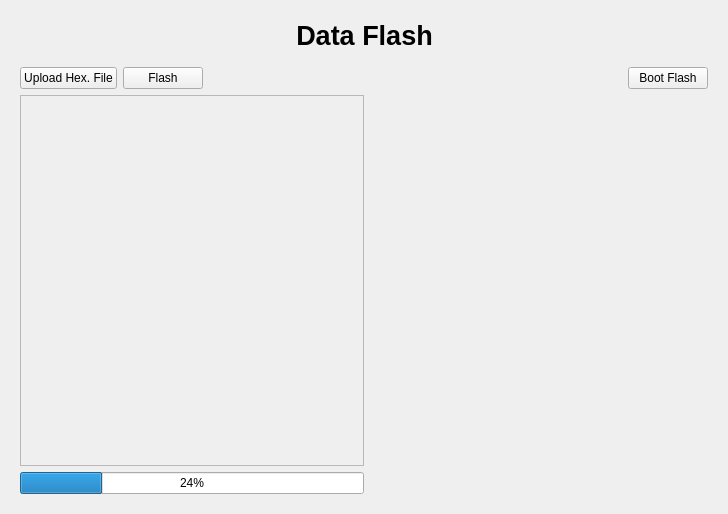
<?xml version="1.0" encoding="UTF-8"?>
<ui version="4.0">
 <class>Form</class>
 <widget class="QWidget" name="Form">
  <property name="geometry">
   <rect>
    <x>0</x>
    <y>0</y>
    <width>728</width>
    <height>514</height>
   </rect>
  </property>
  <property name="windowTitle">
   <string>Form</string>
  </property>
  <layout class="QVBoxLayout" name="verticalLayout_2">
   <item>
    <widget class="QWidget" name="boot_box" native="true">
     <layout class="QVBoxLayout" name="verticalLayout_3">
      <item>
       <layout class="QHBoxLayout" name="horizontalLayout">
        <property name="bottomMargin">
         <number>10</number>
        </property>
        <item>
         <spacer name="horizontalSpacer">
          <property name="orientation">
           <enum>Qt::Horizontal</enum>
          </property>
          <property name="sizeHint" stdset="0">
           <size>
            <width>40</width>
            <height>20</height>
           </size>
          </property>
         </spacer>
        </item>
        <item>
         <widget class="QLabel" name="flash_lbl">
          <property name="font">
           <font>
            <pointsize>20</pointsize>
            <weight>75</weight>
            <bold>true</bold>
           </font>
          </property>
          <property name="text">
           <string>Data Flash</string>
          </property>
          <property name="alignment">
           <set>Qt::AlignCenter</set>
          </property>
         </widget>
        </item>
        <item>
         <spacer name="horizontalSpacer_2">
          <property name="orientation">
           <enum>Qt::Horizontal</enum>
          </property>
          <property name="sizeHint" stdset="0">
           <size>
            <width>40</width>
            <height>20</height>
           </size>
          </property>
         </spacer>
        </item>
       </layout>
      </item>
      <item>
       <layout class="QHBoxLayout" name="horizontalLayout_2">
        <item>
         <widget class="QPushButton" name="upload_btn">
          <property name="cursor">
           <cursorShape>PointingHandCursor</cursorShape>
          </property>
          <property name="text">
           <string>Upload Hex. File</string>
          </property>
          <property name="icon">
           <iconset resource="../lib/assets/res_rc.qrc">
            <normaloff>:/images/upload.png</normaloff>:/images/upload.png</iconset>
          </property>
         </widget>
        </item>
        <item>
         <widget class="QPushButton" name="flash_btn">
          <property name="cursor">
           <cursorShape>PointingHandCursor</cursorShape>
          </property>
          <property name="text">
           <string>Flash</string>
          </property>
          <property name="icon">
           <iconset resource="../lib/assets/res_rc.qrc">
            <normaloff>:/images/flash.png</normaloff>:/images/flash.png</iconset>
          </property>
         </widget>
        </item>
        <item>
         <spacer name="horizontalSpacer_3">
          <property name="orientation">
           <enum>Qt::Horizontal</enum>
          </property>
          <property name="sizeHint" stdset="0">
           <size>
            <width>40</width>
            <height>20</height>
           </size>
          </property>
         </spacer>
        </item>
        <item>
         <widget class="QPushButton" name="boot_flash_btn">
          <property name="cursor">
           <cursorShape>PointingHandCursor</cursorShape>
          </property>
          <property name="text">
           <string>Boot Flash</string>
          </property>
          <property name="icon">
           <iconset resource="../lib/assets/res_rc.qrc">
            <normaloff>:/images/flash.png</normaloff>:/images/flash.png</iconset>
          </property>
         </widget>
        </item>
       </layout>
      </item>
      <item>
       <layout class="QHBoxLayout" name="horizontalLayout_3">
        <item>
         <widget class="QScrollArea" name="scroll_view">
          <property name="widgetResizable">
           <bool>true</bool>
          </property>
          <widget class="QWidget" name="scrollAreaWidgetContents">
           <property name="geometry">
            <rect>
             <x>0</x>
             <y>0</y>
             <width>336</width>
             <height>337</height>
            </rect>
           </property>
           <layout class="QVBoxLayout" name="verticalLayout">
            <item>
             <layout class="QVBoxLayout" name="boot_msg_box"/>
            </item>
           </layout>
          </widget>
         </widget>
        </item>
        <item>
         <spacer name="horizontalSpacer_4">
          <property name="orientation">
           <enum>Qt::Horizontal</enum>
          </property>
          <property name="sizeHint" stdset="0">
           <size>
            <width>40</width>
            <height>20</height>
           </size>
          </property>
         </spacer>
        </item>
       </layout>
      </item>
      <item>
       <layout class="QHBoxLayout" name="horizontalLayout_4">
        <item>
         <widget class="QProgressBar" name="progressBar">
          <property name="value">
           <number>24</number>
          </property>
         </widget>
        </item>
        <item>
         <spacer name="horizontalSpacer_5">
          <property name="orientation">
           <enum>Qt::Horizontal</enum>
          </property>
          <property name="sizeHint" stdset="0">
           <size>
            <width>40</width>
            <height>20</height>
           </size>
          </property>
         </spacer>
        </item>
       </layout>
      </item>
     </layout>
    </widget>
   </item>
  </layout>
 </widget>
 <resources>
  <include location="../lib/assets/res_rc.qrc"/>
 </resources>
 <connections/>
</ui>
